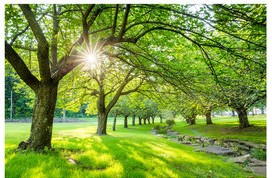
#> input picture pictures/seasons/summer.jpg, 272 x 178 px, given in place of seasons, which was not available
$ python jpg_to_rgb565.py pictures/seasons
#> lines starting #> are read from the running program, lines starting #| are printed output that depends on the picture
"""
PC-side conversion tool -- NOT a board script, run this with the project's .venv on your PC.

Converts an image (JPEG, PNG, ...) into a raw RGB565 file that a board script can load
straight into memory and send to the panel, with no decoding on the board. Used by
seasons_fade.py.

The image is scaled to cover 480x320 (landscape) and center-cropped to fit. It is then
rotated into the panel's native portrait orientation (320x480), using the same mapping as
st77922.ST77922Landscape (physical px = logical y, physical py = 479 - logical x), so the
board can send it in ordinary full-width 40-row bands. Pixels are native little-endian RGB565
(no byte swap: the display bus does that itself).

Uses Pillow:
    .venv\\Scripts\\python.exe -m pip install pillow

Usage:
    .venv\\Scripts\\python.exe jpg_to_rgb565.py pictures\\seasons\\*.jpg [-o out_dir]

Each output file is named after its input, with a .rgb565 extension (307,200 bytes).
"""

import argparse
import glob
import os
import struct

from PIL import Image

LOGICAL_W, LOGICAL_H = 480, 320


def convert(src, dst):
#> called with src = 'pictures/seasons', dst = 'pictures/seasons.rgb565'
    img = Image.open(src).convert("RGB")
#> img is the input picture: PIL image 272x178 RGB; mean R, G, B 126.4, 152.7, 66.5
    # Scale to cover the whole screen, then center-crop the overflow.
    scale = max(LOGICAL_W / img.width, LOGICAL_H / img.height)
#> scale = 1.8
    w, h = round(img.width * scale), round(img.height * scale)
#> w = 489; h = 320
    img = img.resize((w, h), Image.LANCZOS)
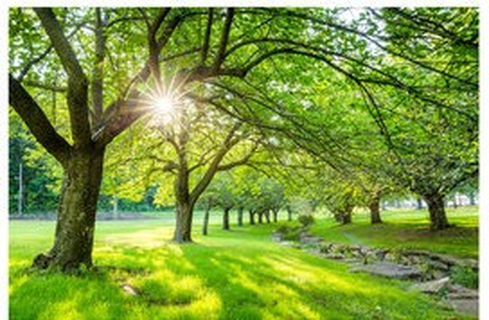
#> img: PIL image 489x320 RGB; mean R, G, B 126.4, 152.7, 66.6
    left, top = (w - LOGICAL_W) // 2, (h - LOGICAL_H) // 2
#> left = 4; top = 0
    img = img.crop((left, top, left + LOGICAL_W, top + LOGICAL_H))
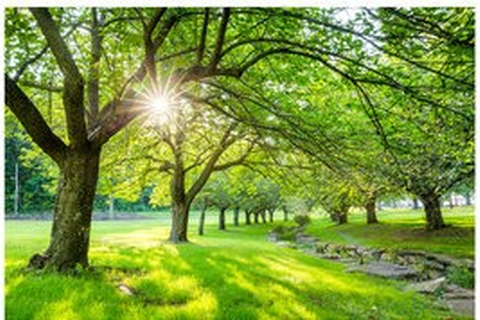
#> img: PIL image 480x320 RGB; mean R, G, B 124, 150.8, 63.1

    # ROTATE_90 is counter-clockwise: new(x, y) = old(479 - y, x), which is exactly
    # ST77922Landscape's physical(px, py) = logical(479 - py, px).
    img = img.transpose(Image.ROTATE_90)
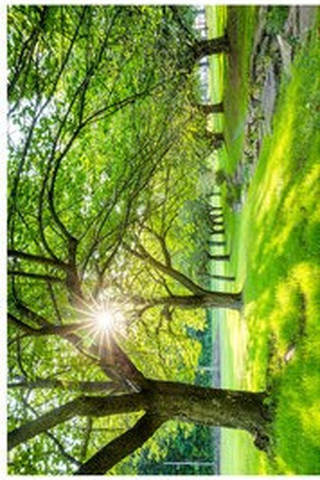
#> img: PIL image 320x480 RGB; mean R, G, B 124, 150.8, 63.1
    assert img.size == (LOGICAL_H, LOGICAL_W)

    rgb = img.tobytes()
    out = bytearray()
    for i in range(0, len(rgb), 3):
        r, g, b = rgb[i], rgb[i + 1], rgb[i + 2]
        out += struct.pack("<H", ((r & 0xF8) << 8) | ((g & 0xFC) << 3) | (b >> 3))
#> this loop made 153600 passes
#> (i, r, g, b) on passes 2 to 4: (3, 255, 252, 255), (6, 255, 253, 255), (9, 253, 251, 252)
    with open(dst, "wb") as f:
        f.write(out)
    print("%s -> %s (%d bytes)" % (src, dst, len(out)))
#| pictures/seasons -> pictures/seasons.rgb565 (307200 bytes)


def main():
    parser = argparse.ArgumentParser(description=__doc__.split("\n\n")[1])
    parser.add_argument("images", nargs="+")
    parser.add_argument("-o", "--out-dir", default=None,
                        help="output directory (default: next to each input)")
    args = parser.parse_args()

    paths = []
    for pattern in args.images:  # Windows shells don't expand wildcards themselves
        paths += glob.glob(pattern) or [pattern]
    for src in paths:
        name = os.path.splitext(os.path.basename(src))[0] + ".rgb565"
        out_dir = args.out_dir or os.path.dirname(src)
        if args.out_dir:
            os.makedirs(out_dir, exist_ok=True)
        convert(src, os.path.join(out_dir, name))


if __name__ == "__main__":
    main()

$ run again, on pictures/seasons/winter.jpg
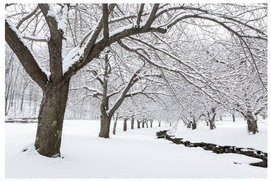
#> input picture pictures/seasons/winter.jpg, 271 x 181 px, given in place of seasons, which was not available
#> in convert, img is the input picture: PIL image 271x181 RGB; mean R, G, B 185.9, 185.4, 187.2
#> in convert, `img = img.crop((left, top, left + LOGICAL_W, top + LOGICAL_H))`:
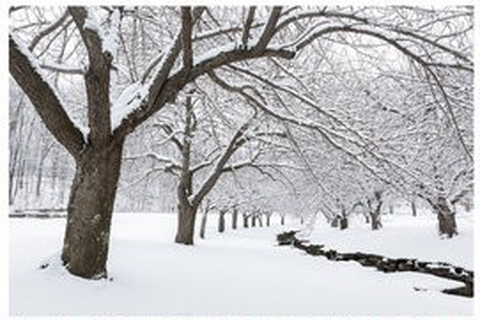
#> img: PIL image 480x320 RGB; mean R, G, B 185.7, 185.1, 187
#> in convert, `img = img.transpose(Image.ROTATE_90)`:
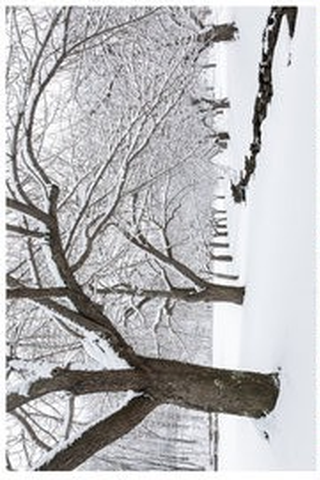
#> img: PIL image 320x480 RGB; mean R, G, B 185.7, 185.1, 187
#> the loop in convert, `for i in range(0, len(rgb), 3):` made 153600 passes
#> (i, r, g, b) on passes 2 to 4: (3, 250, 250, 250), (6, 255, 255, 255), (9, 249, 249, 249)
#| pictures/seasons -> pictures/seasons.rgb565 (307200 bytes)
